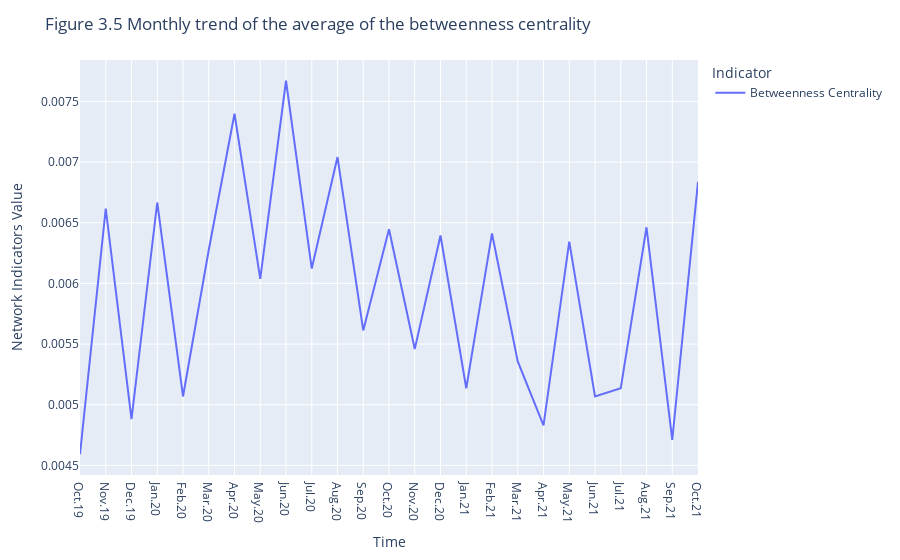

Notebook code cell kept with this figure:
### Code cell
fig = px.line(df_bc , x="Month", y="Value", color="Indicator")
fig.update_xaxes(title={'text': 'Time'})
fig.update_yaxes(title={'text': 'Network Indicators Value'})
fig.update_layout(title="Figure 3.5 Monthly trend of the average of the betweenness centrality")
fig.show()

### Figure 1 — Plotly figure (JSON) as saved in the notebook; plotly's stock layout.template omitted (floating-point values rounded to 4 significant figures)
{"data": [{"hovertemplate": "Indicator=Betweenness Centrality<br>Month=%{x}<br>Value=%{y}<extra></extra>", "legendgroup": "Betweenness Centrality", "line": {"color": "#636efa", "dash": "solid"}, "marker": {"symbol": "circle"}, "mode": "lines", "name": "Betweenness Centrality", "orientation": "v", "showlegend": true, "type": "scatter", "x": ["Oct.19", "Nov.19", "Dec.19", "Jan.20", "Feb.20", "Mar.20", "Apr.20", "May.20", "Jun.20", "Jul.20", "Aug.20", "Sep.20", "Oct.20", "Nov.20", "Dec.20", "Jan.21", "Feb.21", "Mar.21", "Apr.21", "May.21", "Jun.21", "Jul.21", "Aug.21", "Sep.21", "Oct.21"], "xaxis": "x", "y": [0.004592, 0.006616, 0.004881, 0.006667, 0.005068, 0.006276, 0.007398, 0.006037, 0.00767, 0.006122, 0.007041, 0.005612, 0.006446, 0.005459, 0.006395, 0.005136, 0.006412, 0.005357, 0.00483, 0.006344, 0.005068, 0.005136, 0.006463, 0.004711, 0.006837], "yaxis": "y"}], "layout": {"legend": {"title": {"text": "Indicator"}, "tracegroupgap": 0}, "margin": {"t": 60}, "title": {"text": "Figure 3.5 Monthly trend of the average of the betweenness centrality"}, "xaxis": {"anchor": "y", "domain": [0, 1], "title": {"text": "Time"}}, "yaxis": {"anchor": "x", "domain": [0, 1], "title": {"text": "Network Indicators Value"}}}}
